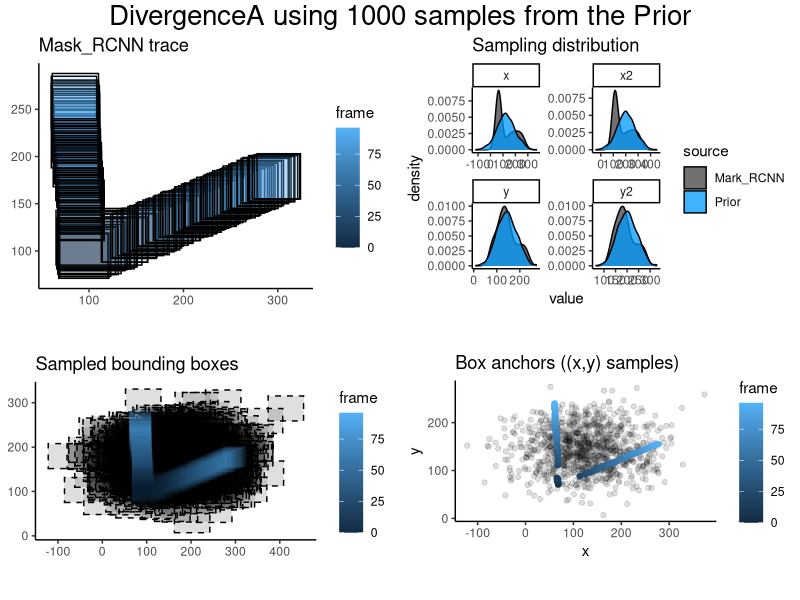
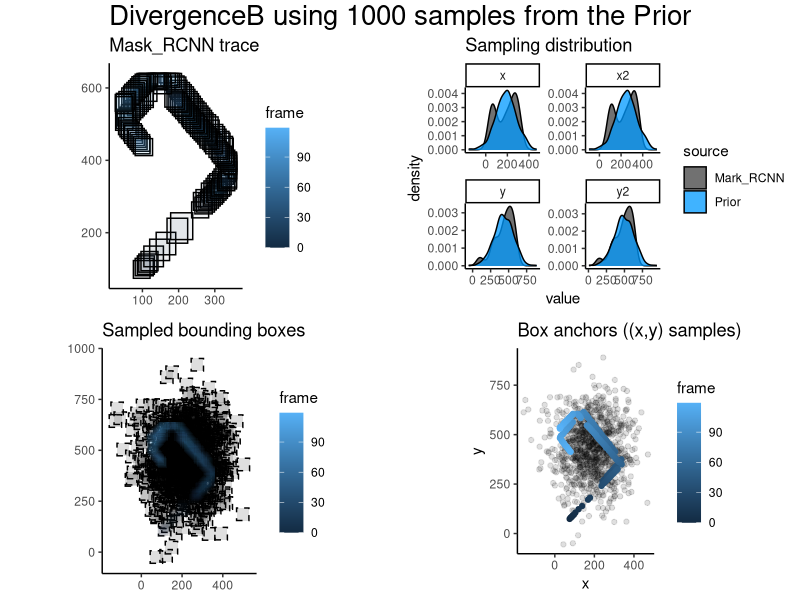
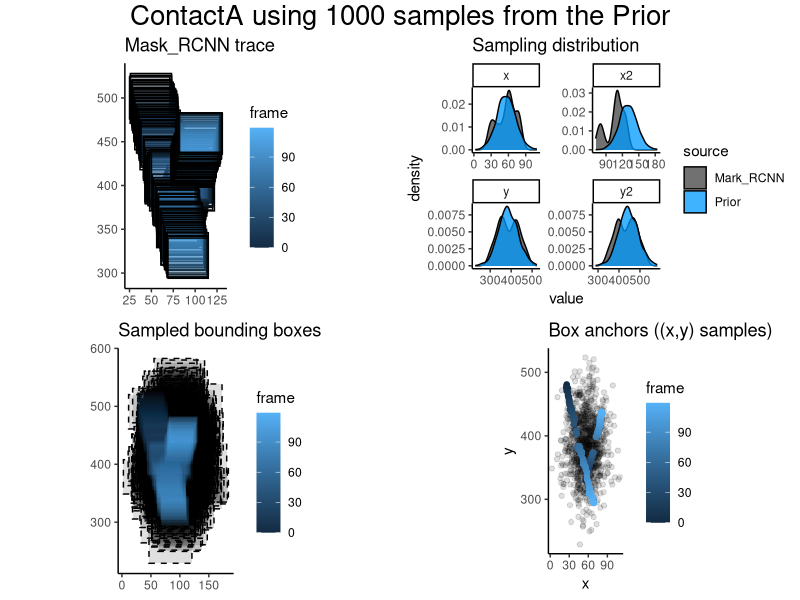
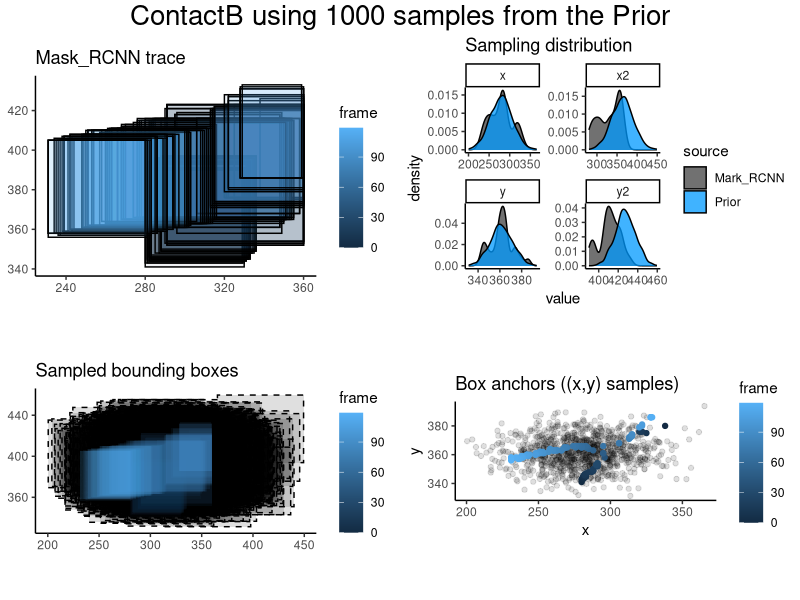
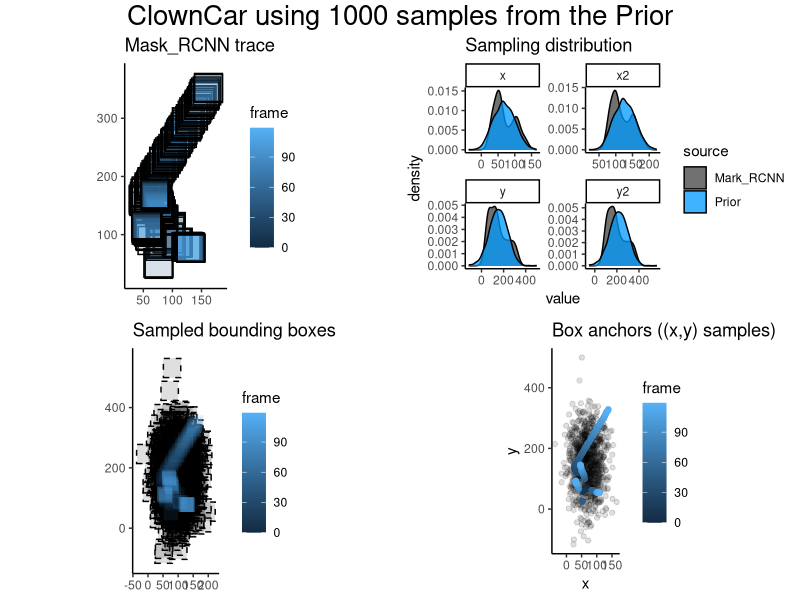
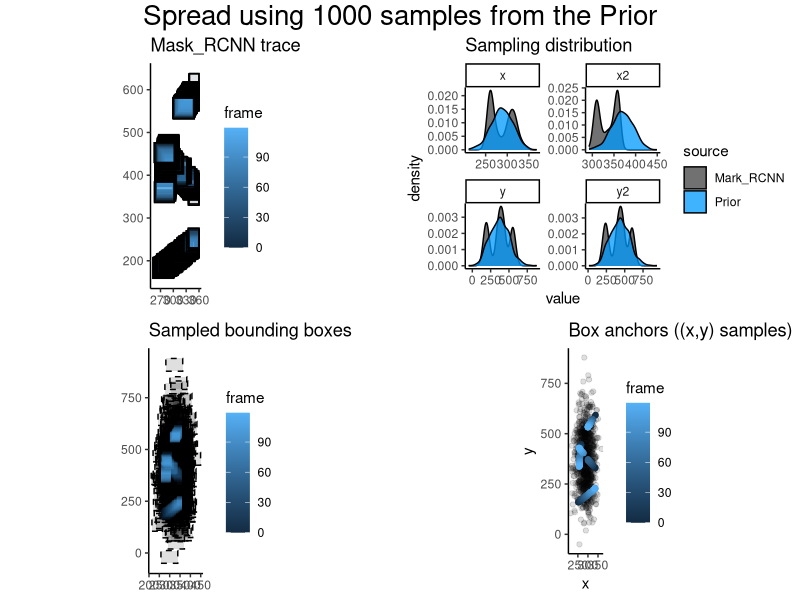
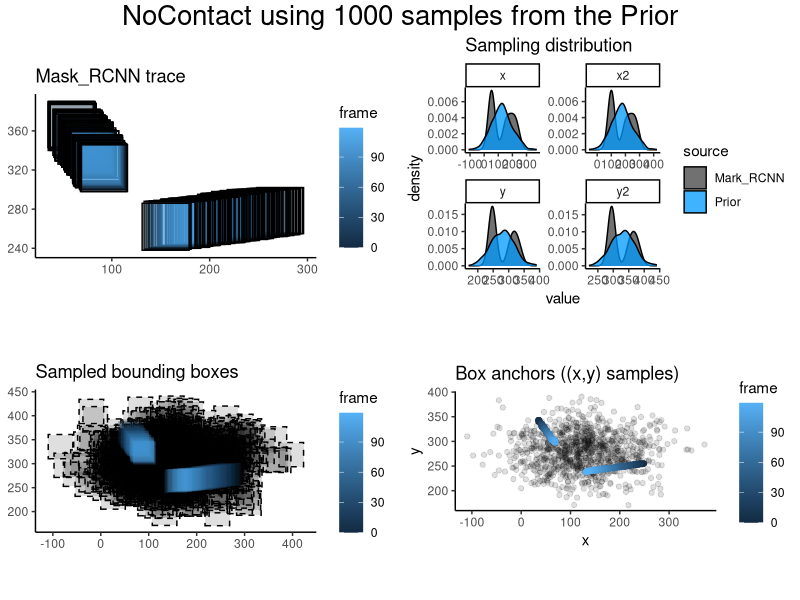
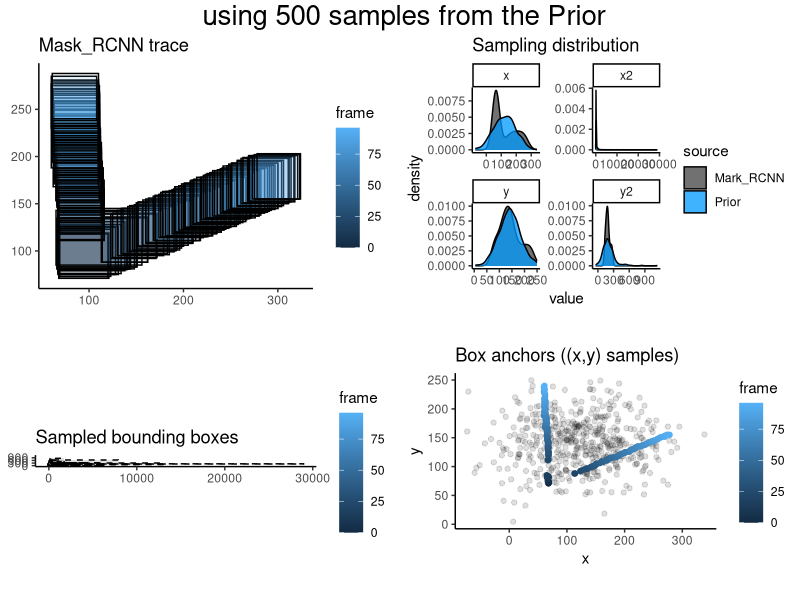

Write R code to recreate these figures, in order.
library(tidyverse)
library(gtable)
library(grid)
library(gridExtra)

PlotDiagnostics <- function(Network, Priors, StimName=""){
  p1 <- ggplot(Network,aes(xmin=x,ymin=y,xmax=x2,ymax=y2,fill=frame))+
    geom_rect(alpha=1/16,color="#000000")+
    theme_classic()+ggtitle("Mask_RCNN trace")+coord_fixed()
  TA <- Priors %>%
    gather(variable,value,x,y,x2,y2) %>%
    dplyr::select(-distx,-disty) %>% mutate(source="Prior")
  TB <- gather(Network,variable,value,x,y,x2,y2) %>%
    dplyr::select(-frame,-id,-score) %>% mutate(source="Mark_RCNN")
  Full <- rbind(TA,TB)
  p2 <- Full %>%
    ggplot(aes(value,fill=source))+geom_density(alpha=3/4)+theme_classic()+
    facet_wrap(~variable,scales="free")+
    ggtitle("Sampling distribution")+scale_fill_manual(values=c("#424242","#0099ff"))
  p3 <- Priors %>% ggplot(aes(xmin=x,ymin=y,xmax=x2,ymax=y2))+
    geom_rect(alpha=1/8,fill="#000000",colour="black",linetype="dashed")+theme_classic()+
    geom_rect(data=Network,aes(xmin=x,ymin=y,xmax=x2,ymax=y2,fill=frame),alpha=1/16)+
    ggtitle("Sampled bounding boxes")+coord_fixed()
  p4 <- Priors %>% ggplot(aes(x,y))+geom_point(alpha=1/8)+
    theme_classic()+
    geom_point(data=Network,aes(x,y,color=frame))+
    ggtitle("Box anchors ((x,y) samples)")+coord_fixed()
  Title = paste(StimName,"using",nrow(Priors),"samples from the Prior")
  grid.arrange(p1,p2,p3,p4,ncol=2,
               top = textGrob(Title,gp=gpar(fontsize=20,font=1)))  
}

GaussianPrior <- function(Network, sampleno){
  Samples <- data.frame(
    x = rnorm(sampleno, mean(Network$x), sd(Network$x)),
    y = rnorm(sampleno, mean(Network$y), sd(Network$y)),
    distx = rnorm(sampleno, mean(Network$x2-Network$x), sd(Network$x2-Network$x)),
    disty = rnorm(sampleno, mean(Network$y2-Network$y), sd(Network$y2-Network$y))
  ) %>% mutate(x2=x+max(0,distx),y2=y+max(0,disty))
}
LogNormalPrior <- function(Network, sampleno){
  Samples <- data.frame(
    x = rnorm(sampleno, mean(Network$x), sd(Network$x)),
    y = rnorm(sampleno, mean(Network$y), sd(Network$y)),
    distx = rlnorm(sampleno, log(mean(Network$x2-Network$x)), log(sd(Network$x2-Network$x))),
    disty = rlnorm(sampleno, log(mean(Network$y2-Network$y)), log(sd(Network$y2-Network$y)))
  ) %>% mutate(x2=x+distx,y2=x+disty) %>% tbl_df
}

NetOutput_DivergenceA <- read_csv("../Data/Balls_2_DivergenceA/Balls_2_DivergenceA_DetectedObjects.csv")
NetOutput_DivergenceB <- read_csv("../Data/Balls_2_DivergenceB/Balls_2_DivergenceB_DetectedObjects.csv")
NetOutput_ContactA <- read_csv("../Data/Balls_2_ContactA/Balls_2_ContactA_DetectedObjects.csv")
NetOutput_ContactB <- read_csv("../Data/Balls_2_ContactB/Balls_2_ContactB_DetectedObjects.csv")
NetOutput_ClownCar <- read_csv("../Data/Balls_4_Clowncar/Balls_4_Clowncar_DetectedObjects.csv")
NetOutput_Spread <- read_csv("../Data/Balls_4_Spread/Balls_4_Spread_DetectedObjects.csv")
NetOutput_NoContact <- read_csv("../Data/Balls_2_NoContact/Balls_2_NoContact_DetectedObjects.csv")

# Option 1: Gaussian distribution!
SampleNo = 1000
PlotDiagnostics(NetOutput_DivergenceA,GaussianPrior(NetOutput_DivergenceA,SampleNo),"DivergenceA")
PlotDiagnostics(NetOutput_DivergenceB,GaussianPrior(NetOutput_DivergenceB,SampleNo),"DivergenceB")
PlotDiagnostics(NetOutput_ContactA,GaussianPrior(NetOutput_ContactA,SampleNo),"ContactA")
PlotDiagnostics(NetOutput_ContactB,GaussianPrior(NetOutput_ContactB,SampleNo),"ContactB")
PlotDiagnostics(NetOutput_ClownCar,GaussianPrior(NetOutput_ClownCar,SampleNo),"ClownCar")
PlotDiagnostics(NetOutput_Spread,GaussianPrior(NetOutput_Spread,SampleNo),"Spread")
PlotDiagnostics(NetOutput_NoContact,GaussianPrior(NetOutput_NoContact,SampleNo),"NoContact")

# Option 2: Log-normal to prevent proposing zero-heigh boxes.
PlotDiagnostics(NetOutput_DivergenceA,LogNormalPrior(NetOutput_DivergenceA,500))
PlotDiagnostics(NetOutput_ContactB,LogNormalPrior(NetOutput_ContactB,500))
